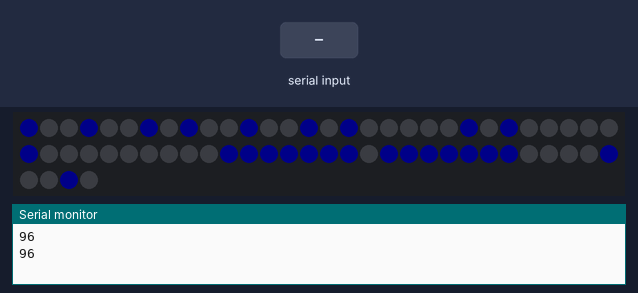
The sketch below on a simulated Arduino Uno, built with avr-gcc and run on an emulated ATmega328P. Parts: 64 RGB LEDs in strip order, left to right, continuing on the next row, the last lines printed to the serial monitor. Inputs (shaded band) come from the test bench. Dim RGB values are drawn brighter than linear.

Above: at 11.86 s.
11.9 s: "90,45\n" received over Serial
13.7 s: "30,150\n" received over Serial
At 21.37 s:
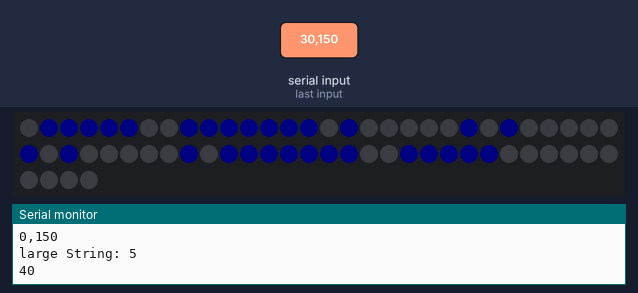
22.8 s: byte 13 ('\r') received over Serial
At 25.9 s:
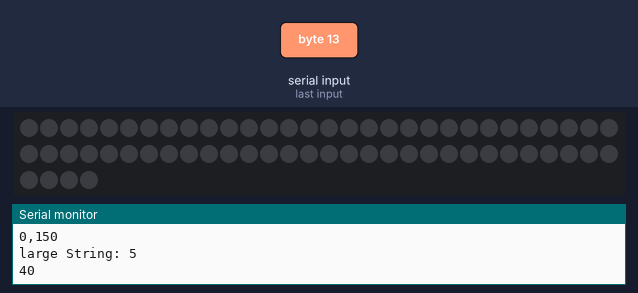

The sketch:

matrixLedAndSerial.ino
```cpp
#include <avr/pgmspace.h>
#include <Arduino.h>
#include <FastLED.h>
#include <MemoryFree.h>
#include <SoftwareSerial.h>
#include "alpabethic8x8.hpp"


SoftwareSerial mySerial(10, 11); // RX, TX


// How many leds in your strip?
#define HEIGH_MATRIX 8
#define WIDTH_MATRIX 8

#define NUM_LEDS (HEIGH_MATRIX * WIDTH_MATRIX)

// For led chips like Neopixels, which have a data line, ground, and power, you just
// need to define DATA_PIN.  For led chipsets that are SPI based (four wires - data, clock,
// ground, and power), like the LPD8806 define both DATA_PIN and CLOCK_PIN
#define DATA_PIN 3
#define CLOCK_PIN 13
#define HEIGH 8

// **************** functions definition *************************

void textContatenation(String&, byte []);
void updateMatrix(byte [], CRGB [], uint32_t,  int, int = 500);
String createInterString(String);
uint8_t returnIndexVowel(char);
void mySerialEvent();


// **************** Variable definition **************************
CRGB leds[NUM_LEDS];
char color[7] = {'0','0','0','0','F','F','\0'};
String inputString = "";
int stringLength = 0;

boolean stringComplete = false;  // whether the string is complete
boolean newText = false;
byte byteText [300];

// ********************* main code *******************************
void setup() {
	Serial.begin(9600);
	// wait for serial port to connect. Needed for native USB port only
	while (!Serial) {}
    FastLED.addLeds<WS2812, DATA_PIN, GRB>(leds, NUM_LEDS);
    // set the data rate for the SoftwareSerial port (bluetooth connection)
    mySerial.begin(19200);
}

void loop() {
	if (mySerial.available()) mySerialEvent();

	FastLED.setBrightness(10);
	if (stringComplete) {
		FastLED.clear(1);
		Serial.println(inputString);
		Serial.print(F("large String: "));
		Serial.println(inputString.length());
		stringComplete = false;
		newText = true;
		inputString = createInterString(inputString);
		textContatenation(inputString, byteText);
		stringLength = inputString.length();
		inputString="";
	}
	// show text from serial or default text
	if (newText) {
		int lengthScroll = (stringLength - WIDTH_MATRIX/8) * wordSize[0];
		Serial.println(lengthScroll);
		uint32_t colorNum = strtol(color, NULL, 16);
		// for to scroll texts
		for (int scroll = 0; scroll < lengthScroll; scroll++) {
			updateMatrix(byteText, leds, colorNum, scroll, 100);
		}
	}
	else {
		String defaultText = "DEFAULT TEXT";
		uint32_t colorNum = strtol(color, NULL, 16);
		defaultText = createInterString(defaultText);
		textContatenation(defaultText, byteText);
		stringLength = defaultText.length();
		int lengthScroll = (stringLength - WIDTH_MATRIX / 8) * wordSize[0];
		Serial.println(lengthScroll);
		// for to scroll texts
		for (int scroll = 0; scroll < lengthScroll; scroll++) {
			updateMatrix(byteText, leds, colorNum, scroll, 100);
		}
	}

	mySerial.print(F("freeMemory()="));
	mySerial.println(freeMemory());
	delay(500);

}

// ******************* FUNCTIONS *******************************

uint8_t returnIndexVowel(char text){
	return (uint8_t)text - 32;
}

void textContatenation(String& text, byte text2matrix[]) {

	for (uint8_t i = 0; i < text.length(); i++) {
		uint8_t index = returnIndexVowel(text[i]);

		for (int r = 0; r < 8; r++) {
			text2matrix[r + i * 8] = pgm_read_byte_near(alpabethics + (index * 8 + r));
		}
	}
}

void updateMatrix(byte matrixText[], CRGB leds[], uint32_t rgb, int scroll, int updateTime) {
	// show as many words as possible
	FastLED.clear(1);
	for (int col = scroll; col < WIDTH_MATRIX + scroll; col++) {
		for (int i = 0; i < HEIGH_MATRIX; i++) {
			if ((matrixText[col] << i & 0x80) == 0x80) {
				leds[i + (col - scroll) * 8] = rgb;
			} else {
				leds[i + (col - scroll) * 8] = CRGB::Black;
			}
		}
	}
	FastLED.show();
	delay(updateTime);
}

// serial Event for hardware serial connection (port 0 and 1)
void serialEvent() {
	int index = 0;
	while (Serial.available()) {
		char a = Serial.read();
		if (a == '\r' || a == '\n') {
			stringComplete = true;
		}
		else {
			if(index <= 5){
				color[index] = a;
				index ++;
			}
			else{
				inputString += a;
				index ++;
			}
		}
		delay(2);
	}
}

// serial event for software serial connection. Port defined by user (example: port 10 and 11)
void mySerialEvent(){
	int index = 0;
	while(mySerial.available()){
		char a = mySerial.read();
		if (a == '\r' || a == '\n') {
			stringComplete = true;
		}
		else {
			if(index <= 5){
				color[index] = a;
				index ++;
			}
			else{
				inputString += a;
				index ++;
			}
		}
		delay(2);
	}
}

String createInterString(String text){
	for(int n = 0; n < WIDTH_MATRIX / 8; n++){
		if(n % 2 == 0){
			text += " ";
		} else {
			text += ":";
		}
	}
	return text;
}
```

alpabethic8x8.hpp
```cpp
/*
 * alpabethic.hpp
 *
 *  Created on: Jan 28, 2017
 *      Author: laab
 */

#ifndef ALPABETHIC8X8_HPP_
#define ALPABETHIC8X8_HPP_

const uint8_t wordSize[2] = {8,8};

const PROGMEM byte alpabethics[59*8] = {

					   0b00000000,
					   0b00000000,
					   0b00000000,
					   0b00000000,
					   0b00000000,
					   0b00000000,
					   0b00000000,
					   0b00000000,

					   0b00000000, //9
					   0b00000000,
					   0b00000000,
					   0b11011110,
					   0b11011110,
					   0b00000000,
					   0b00000000,
					   0b00000000,

					   0b00000000, //17
					   0b00001000,
					   0b00001110,
					   0b00000110,
					   0b00001000,
					   0b00001110,
					   0b00000110,
					   0b00000000,

					   0b00101000,	//25
					   0b00101000,
					   0b11111110,
					   0b00101000,
					   0b11111110,
					   0b00101000,
					   0b00101000,
					   0b00000000,

					   0b01001000,	//$ (33)
					   0b01011100,
					   0b01010100,
					   0b11111110,
					   0b01010100,
					   0b01110100,
					   0b00100100,
					   0b00000000,

					   0b01000110,
					   0b01100110,
					   0b00110000,
					   0b00011000,
					   0b00001100,
					   0b01100110,
					   0b01100010,
					   0b00000000,

					   0b00000000,	//&
					   0b00000000,
					   0b00000000,
					   0b00000000,
					   0b00000000,
					   0b00000000,
					   0b00000000,
					   0b00000000,

					   0b00000000,	//'
					   0b00000000,
					   0b00001000,
					   0b00001110,
					   0b00000110,
					   0b00000000,
					   0b00000000,
					   0b00000000,

					   0b00000000,
					   0b00000000,
					   0b00000000,
					   0b01111100,
					   0b11111110,
					   0b10000010,
					   0b00000000,
					   0b00000000,

					   0b00000000,
					   0b10000010,
					   0b11111110,
					   0b01111100,
					   0b00000000,
					   0b00000000,
					   0b00000000,
					   0b00000000,

					   0b00000000,
					   0b00101010,
					   0b00011100,
					   0b00111110,
					   0b00011100,
					   0b00101010,
					   0b00000000,
					   0b00000000,

					   0b00000000,
					   0b00010000,
					   0b00010000,
					   0b01111100,
					   0b01111100,
					   0b00010000,
					   0b00010000,
					   0b00000000,

					   0b00000000,	//,
					   0b00000000,
					   0b10000000,
					   0b11100000,
					   0b01100000,
					   0b00000000,
					   0b00000000,
					   0b00000000,

					   0b00000000,	//-
					   0b00010000,
					   0b00010000,
					   0b00010000,
					   0b00010000,
					   0b00010000,
					   0b00000000,
					   0b00000000,

					   0b00000000,	//.
					   0b00000000,
					   0b11000000,
					   0b11000000,
					   0b00000000,
					   0b00000000,
					   0b00000000,
					   0b00000000,

					   0b11000000,	// /
					   0b01100000,
					   0b00110000,
					   0b00011000,
					   0b00001100,
					   0b00000110,
					   0b00000000,
					   0b00000000,

					   0b01111100,	// 0
					   0b11111110,
					   0b10000010,
					   0b10000010,
					   0b10000010,
					   0b11111110,
					   0b01111100,
					   0b00000000,

					   0b00000000,
					   0b00000000,
					   0b00000100,
					   0b11111110,
					   0b11111110,
					   0b00000000,
					   0b00000000,
					   0b00000000,

					   0b11000100,
					   0b11100110,
					   0b10100010,
					   0b10110010,
					   0b10010010,
					   0b10011110,
					   0b10001100,
					   0b00000000,

					   0b01000100,
					   0b11000110,
					   0b10010010,
					   0b10010010,
					   0b10010010,
					   0b11111110,
					   0b01101100,
					   0b00000000,

					   0b00110000,
					   0b00111000,
					   0b00101100,
					   0b00100110,
					   0b11111110,
					   0b11111110,
					   0b00100000,
					   0b00000000,

					   0b01001110,	//5
					   0b11001110,
					   0b10001010,
					   0b10001010,
					   0b10001010,
					   0b11111010,
					   0b01110010,
					   0b00000000,

					   0b01111000,	//6
					   0b11111100,
					   0b10010110,
					   0b10010010,
					   0b10010010,
					   0b11110010,
					   0b01100000,
					   0b00000000,

					   0b00000010,	//7
					   0b00000010,
					   0b11100010,
					   0b11110010,
					   0b00011010,
					   0b00001110,
					   0b00000110,
					   0b00000000,

					   0b01101100,	//8
					   0b11111110,
					   0b10010010,
					   0b10010010,
					   0b10010010,
					   0b11111110,
					   0b01101100,
					   0b00000000,

					   0b00001100,	//9
					   0b10011110,
					   0b10010010,
					   0b10010010,
					   0b11010010,
					   0b01111110,
					   0b00111100,
					   0b00000000,

					   0b00000000,	//:
					   0b00000000,
					   0b01101100,
					   0b01101100,
					   0b00000000,
					   0b00000000,
					   0b00000000,
					   0b00000000,

					   0b00000000,	//;
					   0b10000000,
					   0b11100110,
					   0b01100110,
					   0b00000000,
					   0b00000000,
					   0b00000000,
					   0b00000000,

					   0b00000000,	//<
					   0b00010000,
					   0b00111000,
					   0b01101100,
					   0b11000110,
					   0b10000010,
					   0b00000000,
					   0b00000000,

					   0b00000000,	//=
					   0b00101000,
					   0b00101000,
					   0b00101000,
					   0b00101000,
					   0b00101000,
					   0b00101000,
					   0b00000000,

					   0b00000000,	// >
					   0b10000010,
					   0b11000110,
					   0b01101100,
					   0b00111000,
					   0b00010000,
					   0b00000000,
					   0b00000000,

					   0b00000100,	//?
					   0b00000110,
					   0b10100010,
					   0b10110010,
					   0b00010010,
					   0b00011110,
					   0b00001100,
					   0b00000000,

					   0b01111100,	//@
					   0b11111110,
					   0b10000010,
					   0b10111010,
					   0b10101010,
					   0b00111110,
					   0b00111100,
					   0b00000000,


					   0b11111000,	//A
			  	  	   0b11111100,
					   0b00100110,
					   0b00100110,
					   0b00100110,
					   0b11111100,
					   0b11111000,
					   0b00000000,

					   0b11111110,
					   0b11111110,	//B
					   0b10010010,
					   0b10010010,
					   0b10010010,
					   0b11111110,
					   0b01101100,
					   0b00000000,

					   0b00111000,
					   0b01111100,	// Char C
					   0b11000110,
					   0b10000010,
					   0b10000010,
					   0b11000110,
					   0b01000100,
					   0b00000000,

					   0b11111110,
					   0b11111110,	// Char D
					   0b10000010,
					   0b10000010,
					   0b11000110,
					   0b01111100,
					   0b00111000,
					   0b00000000,

					   0b11111110,	// E
					   0b11111110,
					   0b10010010,
					   0b10010010,
					   0b10010010,
					   0b10000010,
					   0b10000010,
					   0b00000000,

					   0b11111110,	//F
					   0b11111110,
					   0b00010010,
					   0b00010010,
					   0b00010010,
					   0b00000010,
					   0b00000010,
					   0b00000000,

					   0b00111000,	//G
					   0b01111100,
					   0b11000110,
					   0b10000010,
					   0b10100010,
					   0b11100110,
					   0b11100100,
					   0b00000000,

					   0b11111110,	//H
					   0b11111110,
					   0b00010000,
					   0b00010000,
					   0b00010000,
					   0b11111110,
					   0b11111110,
					   0b00000000,

					   0b00000000,	//I
					   0b00000000,
					   0b00000000,
					   0b11111110,
					   0b11111110,
					   0b00000000,
					   0b00000000,
					   0b00000000,

					   0b01100000,	//J
					   0b11100000,
					   0b10000000,
					   0b10000000,
					   0b10000000,
					   0b11111110,
					   0b01111110,
					   0b00000000,

					   0b11111110,	//K
					   0b11111110,
					   0b00010000,
					   0b00111000,
					   0b01101100,
					   0b11000110,
					   0b11000110,
					   0b00000000,

					   0b11111110, //L
					   0b11111110,
					   0b10000000,
					   0b10000000,
					   0b10000000,
					   0b10000000,
					   0b10000000,
					   0b00000000,

					   0b11111110,	//M
					   0b11111110,
					   0b00011100,
					   0b00111000,
					   0b00011100,
					   0b11111110,
					   0b11111110,
					   0b00000000,

					   0b11111110,	//N
					   0b11111110,
					   0b00001100,
					   0b00011000,
					   0b00110000,
					   0b11111110,
					   0b11111110,
					   0b00000000,

					   0b01111100, //O
					   0b11111110,
					   0b10000010,
					   0b10000010,
					   0b10000010,
					   0b11111110,
					   0b01111100,
					   0b00000000,

					   0b11111110,	//P
					   0b11111110,
					   0b00010010,
					   0b00010010,
					   0b00010010,
					   0b00011110,
					   0b00001100,
					   0b00000000,

					   0b00111100,	//Q
					   0b01111110,
					   0b01000010,
					   0b01100010,
					   0b11100010,
					   0b11111110,
					   0b10111100,
					   0b00000000,

					   0b11111110,	//R
					   0b11111110,
					   0b00010010,
					   0b00010010,
					   0b00110010,
					   0b11111110,
					   0b11001100,
					   0b00000000,

					   0b01001100,	//S
					   0b11011110,
					   0b10011010,
					   0b10010010,
					   0b10110010,
					   0b11110110,
					   0b01100100,
					   0b00000000,

					   0b00000110,	//T
					   0b00000110,
					   0b11111110,
					   0b11111110,
					   0b11111110,
					   0b00000110,
					   0b00000110,
					   0b00000000,

					   0b01111110,	//U
					   0b11111110,
					   0b11000000,
					   0b10000000,
					   0b10000000,
					   0b11111110,
					   0b11111110,
					   0b00000000,

					   0b00111110,	//V
					   0b01111110,
					   0b11100000,
					   0b11000000,
					   0b11100000,
					   0b01111110,
					   0b00111110,
					   0b00000000,

					   0b11111110,	//W
					   0b11111110,
					   0b01100000,
					   0b00110000,
					   0b01100000,
					   0b11111110,
					   0b11111110,
					   0b00000000,

					   0b11000110,	//X
					   0b11101110,
					   0b01111100,
					   0b00111000,
					   0b01111100,
					   0b11101110,
					   0b11000110,
					   0b00000000,

					   0b00000000,	//Y
					   0b00001110,
					   0b00011110,
					   0b11110000,
					   0b11110000,
					   0b00011110,
					   0b00001110,
					   0b00000000,

					   0b10000010,	//Z
					   0b11000010,
					   0b11100010,
					   0b10110010,
					   0b10011010,
					   0b10001110,
					   0b10000110,
					   0b00000000,

					   };

const byte space[8] = {0x00,0x00,0x00,0x00,0x00,0x00,0x00,0x00};


#endif /* ALPABETHIC8X8_HPP_ */
```
